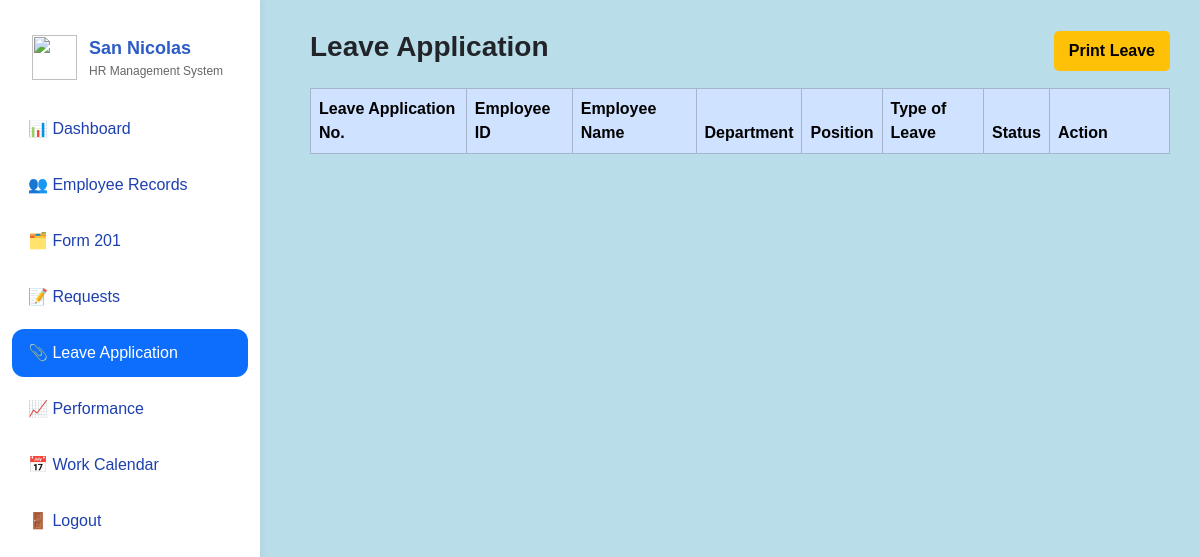
The app's page /main/leave_application.php (signed in), older data.
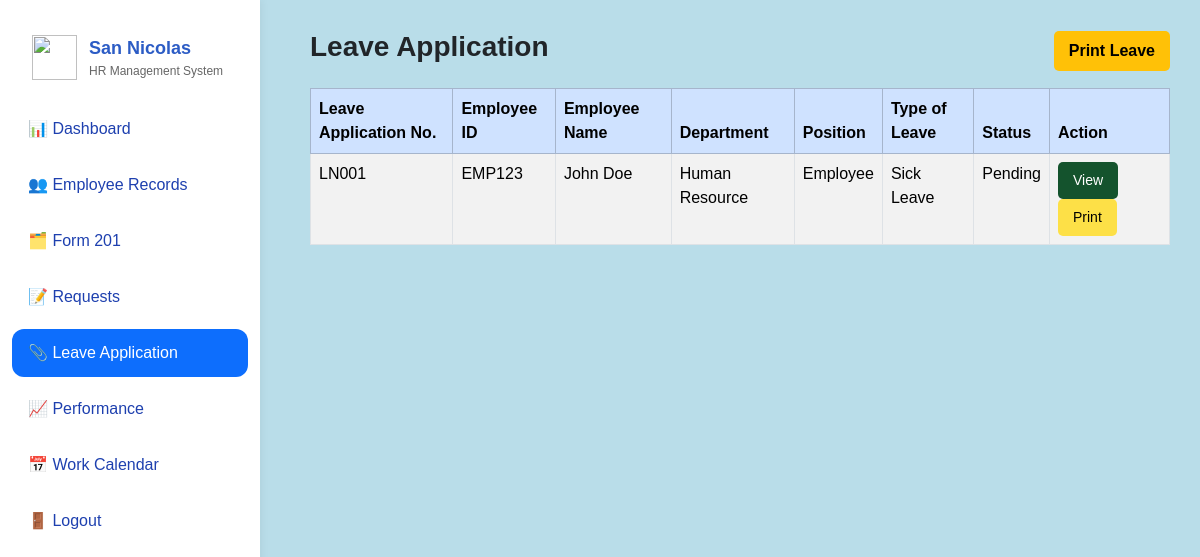
The same page, newer data.
### tables this page shows
CREATE TABLE `leave_application` (
  `leave_app_no` int(11) NOT NULL,
  `employee_id` varchar(25) DEFAULT NULL,
  `employee_name` varchar(50) DEFAULT NULL,
  `department` varchar(30) DEFAULT NULL,
  `position` varchar(30) DEFAULT NULL,
  `type_of_leave` varchar(50) DEFAULT NULL,
  `start_date` date DEFAULT NULL,
  `end_date` date DEFAULT NULL,
  `status` varchar(30) DEFAULT NULL
);

### main/leave_application.php (the view, shortened to what this page needs)
<?php
$conn = new mysqli("localhost", "root", "", "hrsys_db");
$sql = "SELECT leave_app_no, employee_id, employee_name, department, position, type_of_leave, status FROM leave_application";
$result = $conn->query($sql);
function active($page) {
    return basename($_SERVER['PHP_SELF']) === $page ? 'active' : '';
}
?>
<!DOCTYPE html>
<html lang="en">
<head>
<link href="https://cdn.jsdelivr.net/npm/bootstrap@5.3.2/dist/css/bootstrap.min.css" rel="stylesheet">
<link href="https://cdn.datatables.net/1.13.6/css/dataTables.bootstrap5.min.css" rel="stylesheet">
</head>
<body>
<div class="overlay">
<div class="wrapper">
<div class="sidebar">
    <div class="sidebar-logo">
        <img src="/assets/images/sannic.png">
        <div>
            <div class="logo-title">San Nicolas</div>
            <div class="logo-sub">HR Management System</div>
        </div>
    </div>
    <a href="dashboard.php" class="menu-item <?= active('dashboard.php') ?>">📊 Dashboard</a>
    <a href="employee_records.php" class="menu-item <?= active('employee_records.php') ?>">👥 Employee Records</a>
    <a href="form201.php" class="menu-item <?= active('form201.php') ?>">🗂️ Form 201</a>
    <a href="requests.php" class="menu-item <?= active('requests.php') ?>">📝 Requests</a>
    <a href="leave_application.php" class="menu-item <?= active('leave_application.php') ?>">📎 Leave Application</a>
    <a href="performance.php" class="menu-item <?= active('performance.php') ?>">📈 Performance</a>
    <a href="work_calendar.php" class="menu-item <?= active('work_calendar.php') ?>">📅 Work Calendar</a>
    <a href="#" class="menu-item logout" data-bs-toggle="modal" data-bs-target="#logoutModal">
        🚪 Logout
    </a>
</div>
<div class="content">
<div class="d-flex justify-content-between align-items-center mb-3">
    <h3 class="fw-bold text-dark">Leave Application</h3>
    <button class="btn btn-warning fw-semibold"
        onclick="window.print()">
        Print Leave
    </button>
</div>
<table id="employeeTable" class="table table-bordered table-striped">
<thead class="table-primary">
    <tr>
        <th>Leave Application No.</th>
        <th>Employee ID</th>
        <th>Employee Name</th>
        <th>Department</th>
        <th>Position</th>
        <th>Type of Leave</th>
        <th>Status</th>
        <th width="120">Action</th>
    </tr>
</thead>
<tbody>
    <?php while ($row = $result->fetch_assoc()): ?>
        <tr>
            <td><?php echo "LN" . str_pad($row['leave_app_no'], 3, "0", STR_PAD_LEFT); ?></td>
            <td><?= htmlspecialchars($row['employee_id']) ?></td>
            <td><?= htmlspecialchars($row['employee_name']) ?></td>
            <td><?= htmlspecialchars($row['department']) ?></td>
            <td><?= htmlspecialchars($row['position']) ?></td>
            <td><?= htmlspecialchars($row['type_of_leave']) ?></td>
            <td><?= htmlspecialchars($row['status']) ?></td>
        <td>
            <button class="btn btn-sm btn-view"
            onclick="showViewEmployee('<?= $row['leave_app_no'] ?>')">
            View
            </button>
            <button class="btn btn-sm btn-print"
            onclick="printEmployee('<?= $row['leave_app_no'] ?>')">
            Print
            </button>
        </td>
    </tr>
<?php endwhile; ?>
        </tbody>
    </table>
</div>
</body>
</html>

### main/leave_application.php (style rules this page uses)
body { margin: 0; font-family: Arial, sans-serif; background: url("/assets/images/bgsannic.png") no-repeat center center fixed; background-size: cover; }
.overlay { background: rgba(173, 216, 230, 0.85); min-height: 100vh; }
.wrapper { height: 100vh; }
.sidebar { width: 260px; background: #ffffff; padding: 20px 12px; min-height: 100vh; position: fixed; box-shadow: 2px 0 8px rgba(0,0,0,0.05); }
.sidebar-logo { display:flex; align-items:center; gap:12px; padding:15px 20px; margin-bottom:10px; }
.sidebar-logo img { width:45px; height:45px; }
.logo-title { font-size:18px; font-weight:bold; color:#2c5cc5; }
.logo-sub { font-size:12px; color:#666; }
.menu-item { display: flex; align-items: center; gap: 12px; padding: 12px 16px; margin-bottom: 8px; border-radius: 12px; text-decoration: none; color: #1e40af; font-weight: 500; }
.menu-item.active { background: #0d6efd; color: #fff; }
.content { margin-left: 280px; padding: 30px; }
.btn-view { background-color: #14532d; color: #fff; }
.btn-print { background-color: #fde047; color: #000; }
.btn { padding:8px 15px; border:none; border-radius:5px; cursor:pointer; }

Row changes from the older to the newer data that the page shows:
added leave_application: leave_app_no "001", employee "EMP123", employee_name "John Doe", department "Human Resource", position "Employee", type_of_leave "Sick Leave", status "Pending"
